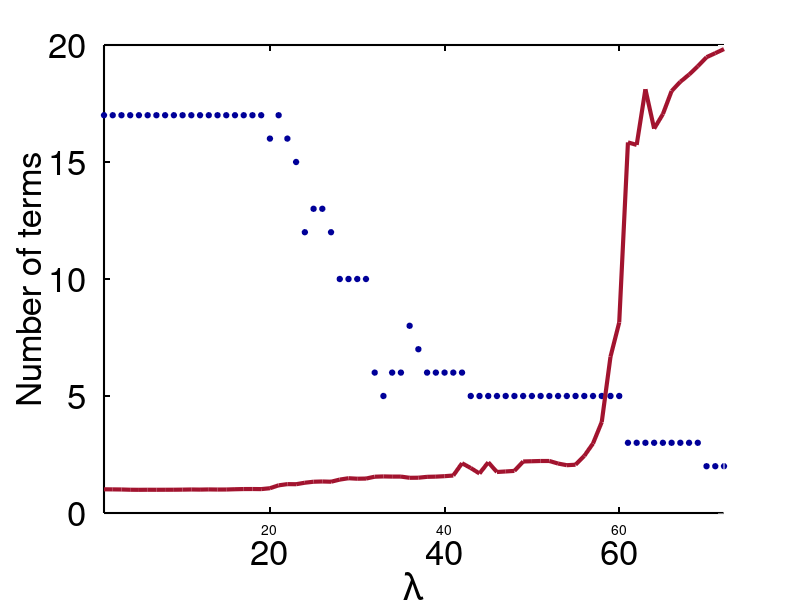

Write the MATLAB code that produced this figure.
%%SI_car/cal06252. Structural analysis

%%%%%%%%%%%%%%%%%%%%%%%%%  S^3d method %%%%%%%%%%%%%%%%%%%%%%%%%%%%%%%%%%%%
%%% This file generate the Fig.14-SI presented in                       %%%
%%% Ye Yuan, " Machine Discovery of Partial Differential 
%%%             Equations from Spatiotemporal Data"                     %%%
%   @author: Ye Yuan
%%%%%%%%%%%%%%%%%%%%%%%%%%%%%%%%%%%%%%%%%%%%%%%%%%%%%%%%%%%%%%%%%%%%%%%%%%%

load('fig252left.mat');
x = num;
y1 = number;
y2 = err;
[AX,H1,H2] = plotyy(x,y1,x,y2,'plot');
set(AX(1),'XColor','k','YColor',[0 0 0]);
set(AX(2),'XColor','k','YColor','w');
set(gca,'color',[0.941176474094391 0.941176474094391 0.941176474094391]);
set(gcf,'color','w');
HH1=get(AX(1),'Ylabel');
set(HH1,'String','Number of terms');
set(HH1,'color',[0 0 0]);
HH2=get(AX(2),'Ylabel');
set(HH2,'color','r');
set(H1,'MarKer','o','Linestyle','none','MarkerFaceColor',[0 0 0.600000023841858],...
    'Color',[0 0 0.600000023841858],'MarkerSize',4); 
set(AX(1),'ylim',[0,20],'ytick',0:5:20)%
set(H2,'Linestyle','-','color',[0.635294139385223 0.0784313753247261 0.184313729405403],'Linewidth',3);
set(AX(2),'ylim',[0.16,0.32],'ytick',0.16:0.02:0.32);
xlabel('\lambda');
set(gca,'linewidth',1.5);
set(gca,'FontSize',25);
set(get(gca,'YLabel'),'Fontsize',25);